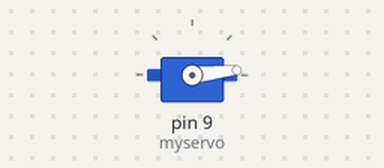
Recording of a sketch running on a simulated Arduino Uno, built with avr-gcc and run on an emulated ATmega328P. On the bench: servo.

Above: at 0.05 s.
At 1.15 s:
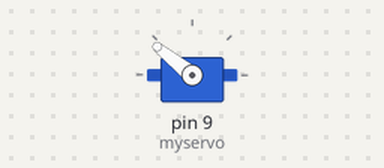
At 2.35 s:
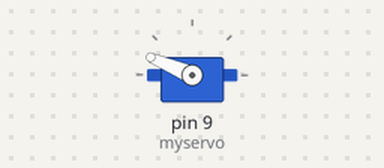
At 4.7 s:
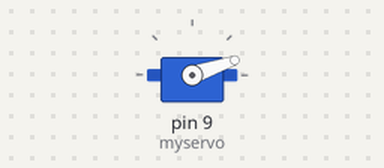
Timing chart, 0 to 7.2 s (numbered marks = the images above):
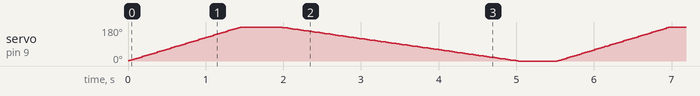

The sketch:

classy_servo.ino
```cpp
#include <Servo.h>

/**
 *  Una clase para controlar servos.
 *  En esta clase se presenta una forma mas elaborada de controlar
 *  servomotores, permite controlr la velocidad a la que se desea que
 *  el servomotor gire en grados/segundo.
 */
class MyServo {
private:
  int8_t increment;
  uint16_t interval;
  uint8_t pos;
  Servo my_servo;

public:
  MyServo(void) {
    this->increment = 1;
    this->interval = 1;
    this->pos = 0;
  }

  void attach(uint8_t pin) {
    this->my_servo.attach(pin);
    this->my_servo.write(pos);
  }

  void detach(void) {
    this->my_servo.detach();
  }

  void setCurrentPos(uint8_t pos) {
    this->pos = pos;
    this->my_servo.write(pos);
  }

  /**
   * metodo para mover el servomotor a un determinado angulo y a una
   * determinada velocidad.
   * @param final_pos: un uint8_t que indica el angulo al que se desea
   *                   move el servomotor, debe estar entre 0-180 grados.
   * @param vel: un uint16_t que indica la velocidad a la que se desea
   *             girar el servomotor, debe estar entre 1-1000 grados/segundo.
   */
  void move(uint8_t final_pos, uint16_t vel) {
    // verificamos que los parametros esten en un rango adecuado
    if (vel > 1000) {
      vel = 1000;
    }
    if (vel < 1) {
      vel = 1;
    }
    if (final_pos > 180) {
      final_pos = 180;
    }

    // valor del delay necesario para conseguir la velocidad
    this->interval = (uint16_t)(1000.0 / vel + 0.5);

    // sentido de giro
    this->increment = 1;
    if (final_pos < this->pos) {
      this->increment *= -1;
    }

    // giro
    while (this->pos != final_pos) {
      this->pos += this->increment;
      this->my_servo.write(this->pos);
      delay(this->interval);
    }
  }
};

MyServo myservo;

void setup() {
  // put your setup code here, to run once:
  myservo.attach(9);
}

void loop() {
  // put your main code here, to run repeatedly:
  myservo.move(180, 120);
  delay(500);
  myservo.move(0, 60);
  delay(500);
}
```
